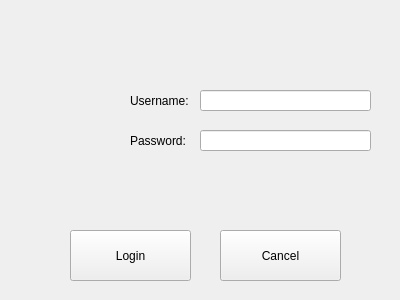
<?xml version="1.0" encoding="UTF-8"?>
<ui version="4.0">
 <class>Login</class>
 <widget class="QDialog" name="Login">
  <property name="geometry">
   <rect>
    <x>0</x>
    <y>0</y>
    <width>400</width>
    <height>300</height>
   </rect>
  </property>
  <property name="windowTitle">
   <string>Login</string>
  </property>
  <widget class="QLabel" name="label">
   <property name="geometry">
    <rect>
     <x>70</x>
     <y>50</y>
     <width>271</width>
     <height>131</height>
    </rect>
   </property>
   <property name="text">
    <string/>
   </property>
  </widget>
  <widget class="QLabel" name="label_2">
   <property name="geometry">
    <rect>
     <x>130</x>
     <y>90</y>
     <width>71</width>
     <height>21</height>
    </rect>
   </property>
   <property name="text">
    <string>Username:</string>
   </property>
  </widget>
  <widget class="QLabel" name="label_3">
   <property name="geometry">
    <rect>
     <x>130</x>
     <y>130</y>
     <width>71</width>
     <height>21</height>
    </rect>
   </property>
   <property name="text">
    <string>Password:</string>
   </property>
  </widget>
  <widget class="QLineEdit" name="txtname">
   <property name="geometry">
    <rect>
     <x>200</x>
     <y>90</y>
     <width>171</width>
     <height>21</height>
    </rect>
   </property>
  </widget>
  <widget class="QLineEdit" name="txtpwd">
   <property name="geometry">
    <rect>
     <x>200</x>
     <y>130</y>
     <width>171</width>
     <height>21</height>
    </rect>
   </property>
  </widget>
  <widget class="QPushButton" name="pushButton">
   <property name="geometry">
    <rect>
     <x>70</x>
     <y>230</y>
     <width>121</width>
     <height>51</height>
    </rect>
   </property>
   <property name="text">
    <string>Login</string>
   </property>
   <property name="autoDefault">
    <bool>false</bool>
   </property>
   <property name="default">
    <bool>false</bool>
   </property>
   <property name="flat">
    <bool>false</bool>
   </property>
  </widget>
  <widget class="QPushButton" name="pushButton_2">
   <property name="geometry">
    <rect>
     <x>220</x>
     <y>230</y>
     <width>121</width>
     <height>51</height>
    </rect>
   </property>
   <property name="text">
    <string>Cancel</string>
   </property>
   <property name="autoDefault">
    <bool>false</bool>
   </property>
   <property name="default">
    <bool>false</bool>
   </property>
  </widget>
  <widget class="QLabel" name="label_4">
   <property name="geometry">
    <rect>
     <x>10</x>
     <y>70</y>
     <width>111</width>
     <height>111</height>
    </rect>
   </property>
   <property name="text">
    <string/>
   </property>
   <property name="pixmap">
    <pixmap resource="zys.qrc">:/zys.png</pixmap>
   </property>
  </widget>
 </widget>
 <resources>
  <include location="zys.qrc"/>
 </resources>
 <connections/>
</ui>
